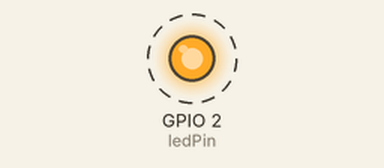
Bench run of a sketch on a simulated ESP8266 (Wemos D1 mini). Shown: output pins drawn as LEDs (lit = HIGH). Dashed ring = blinking. WiFi joins after 1.5 s; servers stay silent unless stated; what the sketch prints to the serial monitor is not drawn.

Above: at 6.2 s.
Timing chart, 0 to 10.3 s (numbered marks = the images above):
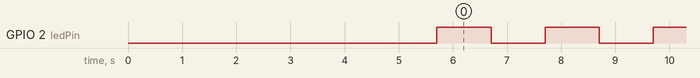

The sketch:

1-32-1-httpUpdate.ino
```cpp
// 참조유튜브 https://www.youtube.com/watch?v=UiAc3yYBsNU
#include <Arduino.h>

#include <ESP8266WiFi.h>
#include <ESP8266WiFiMulti.h>

#include <ESP8266HTTPClient.h>
#include <ESP8266httpUpdate.h>

#ifndef APSSID
#define APSSID "i2r"
#define APPSK  "00000000"
#endif

ESP8266WiFiMulti WiFiMulti;

const int ledPin =  LED_BUILTIN;// the number of the LED pin
int ledState = LOW;             // ledState used to set the LED
unsigned long previousMillis = 0;        // will store last time LED was updated
const long interval = 1000;           // interval at which to blink (milliseconds)
int download=0;

void setup() {
  pinMode(ledPin, OUTPUT);
  Serial.begin(115200);
  // Serial.setDebugOutput(true);

  Serial.println();
  Serial.println();
  Serial.println();

  for (uint8_t t = 4; t > 0; t--) {
    Serial.printf("[SETUP] WAIT %d...\n", t);
    Serial.flush();
    delay(1000);
  }

  WiFi.mode(WIFI_STA);
  WiFiMulti.addAP(APSSID, APPSK);
  if(download==0)
    download_program();
}

void update_started() {
  Serial.println("CALLBACK:  HTTP update process started");
}

void update_finished() {
  Serial.println("CALLBACK:  HTTP update process finished");
}

void update_progress(int cur, int total) {
  Serial.printf("CALLBACK:  HTTP update process at %d of %d bytes...\n", cur, total);
}

void update_error(int err) {
  Serial.printf("CALLBACK:  HTTP update fatal error code %d\n", err);
}

void download_program() {
  if ((WiFiMulti.run() == WL_CONNECTED)) {
    WiFiClient client;
    // The line below is optional. It can be used to blink the LED on the board during flashing
    // The LED will be on during download of one buffer of data from the network. The LED will
    // be off during writing that buffer to flash
    // On a good connection the LED should flash regularly. On a bad connection the LED will be
    // on much longer than it will be off. Other pins than LED_BUILTIN may be used. The second
    // value is used to put the LED on. If the LED is on with HIGH, that value should be passed
    ESPhttpUpdate.setLedPin(LED_BUILTIN, LOW);

    // Add optional callback notifiers
    ESPhttpUpdate.onStart(update_started);
    ESPhttpUpdate.onEnd(update_finished);
    ESPhttpUpdate.onProgress(update_progress);
    ESPhttpUpdate.onError(update_error);

    t_httpUpdate_return ret = ESPhttpUpdate.update(client, "http://i2r.link/image/git/httpUpdate.ino.d1_mini.bin");
    // Or:
    //t_httpUpdate_return ret = ESPhttpUpdate.update(client, "server", 80, "file.bin");

    switch (ret) {
      case HTTP_UPDATE_FAILED:
        Serial.printf("HTTP_UPDATE_FAILD Error (%d): %s\n", ESPhttpUpdate.getLastError(), ESPhttpUpdate.getLastErrorString().c_str());
        break;

      case HTTP_UPDATE_NO_UPDATES:
        Serial.println("HTTP_UPDATE_NO_UPDATES");
        break;

      case HTTP_UPDATE_OK:
        Serial.println("HTTP_UPDATE_OK");
        break;
    }
  }
}


void loop() {
  unsigned long currentMillis = millis();
  if (currentMillis - previousMillis >= interval) {
    // save the last time you blinked the LED
    previousMillis = currentMillis;

    // if the LED is off turn it on and vice-versa:
    if (ledState == LOW) {
      ledState = HIGH;
    } else {
      ledState = LOW;
    }

    // set the LED with the ledState of the variable:
    digitalWrite(ledPin, ledState);
  }
}
```

Measured:
- by itself, GPIO 2 (ledPin): alternates HIGH for 1.0 s and LOW for 1.0 s
